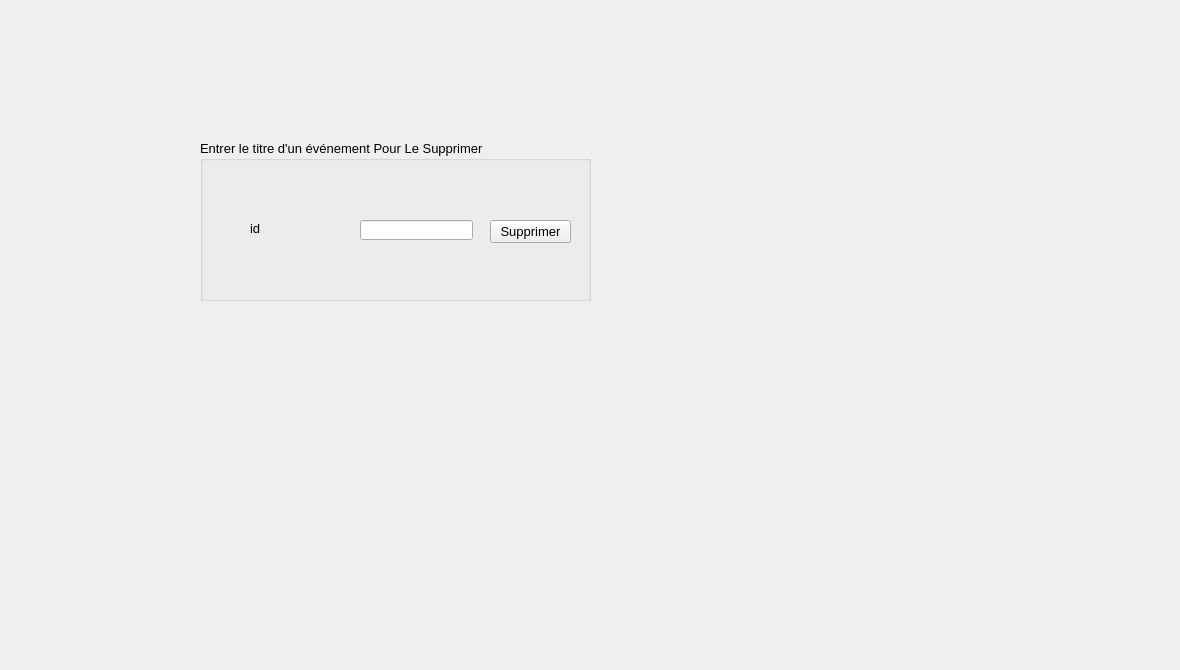
      <widget class="QWidget" name="tab_3">
       <attribute name="title">
        <string>Supprimer</string>
       </attribute>
       <widget class="QGroupBox" name="groupBox_5">
        <property name="geometry">
         <rect>
          <x>200</x>
          <y>140</y>
          <width>391</width>
          <height>161</height>
         </rect>
        </property>
        <property name="font">
         <font>
          <family>MS Shell Dlg 2</family>
          <pointsize>10</pointsize>
          <weight>50</weight>
          <bold>false</bold>
         </font>
        </property>
        <property name="title">
         <string>Entrer le titre d'un événement Pour Le Supprimer</string>
        </property>
        <widget class="QPushButton" name="pb_supprimer">
         <property name="geometry">
          <rect>
           <x>290</x>
           <y>80</y>
           <width>81</width>
           <height>23</height>
          </rect>
         </property>
         <property name="font">
          <font>
           <family>MS Shell Dlg 2</family>
           <pointsize>10</pointsize>
           <weight>50</weight>
           <bold>false</bold>
          </font>
         </property>
         <property name="text">
          <string>Supprimer</string>
         </property>
        </widget>
        <widget class="QLineEdit" name="lineEdit_titres">
         <property name="geometry">
          <rect>
           <x>160</x>
           <y>80</y>
           <width>113</width>
           <height>20</height>
          </rect>
         </property>
        </widget>
        <widget class="QLabel" name="label_9">
         <property name="geometry">
          <rect>
           <x>50</x>
           <y>80</y>
           <width>91</width>
           <height>16</height>
          </rect>
         </property>
         <property name="font">
          <font>
           <family>MS Shell Dlg 2</family>
           <pointsize>10</pointsize>
           <weight>50</weight>
           <bold>false</bold>
          </font>
         </property>
         <property name="text">
          <string>id</string>
         </property>
        </widget>
       </widget>
       <widget class="QLabel" name="label_20">
        <property name="geometry">
         <rect>
          <x>-110</x>
          <y>-70</y>
          <width>1171</width>
          <height>661</height>
         </rect>
        </property>
        <property name="styleSheet">
         <string notr="true">background-image: url(:/gris.jpg);</string>
        </property>
        <property name="text">
         <string/>
        </property>
       </widget>
       <zorder>label_20</zorder>
       <zorder>groupBox_5</zorder>
      </widget>
